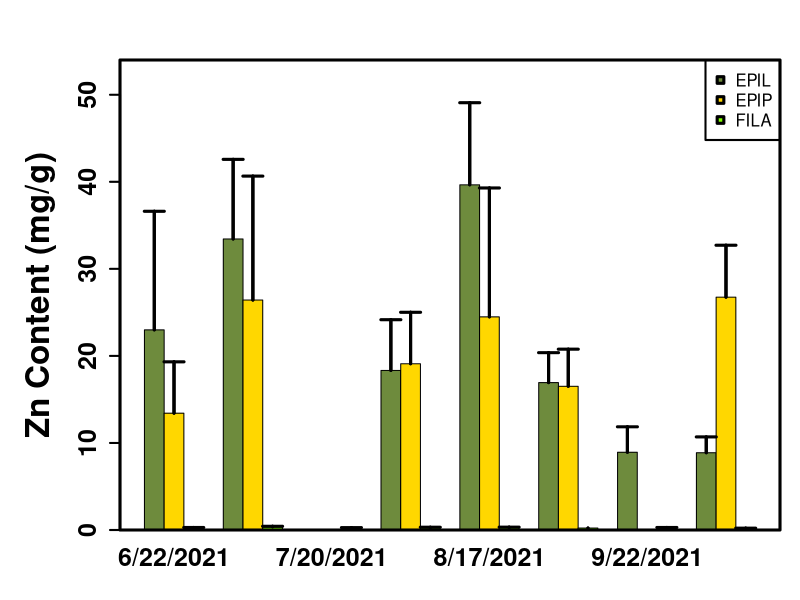

This chart was generated by the following R code:
library(tidyverse)
library(readr)
library(plyr)
library(dplyr)

alldata <- read.csv("2_incremental/20220313_STANDING_CROP.csv")

#alldata <- read_csv("2_incremental/20220420_STANDING_CROP_Rafa_Interpolation_Dont_Use.csv")

alldata$SAMPLING_DATE<-factor(alldata$SAMPLING_DATE,levels = c("6/22/2021", "7/7/2021", "7/20/2021", "8/3/2021", "8/17/2021","9/9/2021", "9/22/2021", "10/13/2021"), ordered=TRUE)

# Variable date to factor

dfALL <- data.frame(alldata[which(alldata$SAMPLE_DESCRIPTOR == c("EPIL","EPIP","FILA")),])

dfEPIL <- alldata[which(alldata$SAMPLE_DESCRIPTOR == "EPIL"),]

dfEPIP <- alldata[which(alldata$SAMPLE_DESCRIPTOR == "EPIP"),]

dfFILA <- alldata[which(alldata$SAMPLE_DESCRIPTOR == "FILA"),]

ssite<-"WS"

se <- function(x, ...) sqrt(var(x, ...)/length(x))

Ylabel=expression(bold("Zn Content (mg/g)"))

names(alldata)

#select element: As=13, Cd=19, Cu=22, Fe=23, Pb=35, Se=40, Zn=49

n1<-49

mult=1

ALL.SUM<-data.frame(aggregate(as.numeric(dfALL[,n1]) ~ SAMPLING_DATE+SAMPLE_DESCRIPTOR, dfALL, mean))
ALL.SUM[,4]<-aggregate(as.numeric(dfALL[,n1]) ~ SAMPLING_DATE+SAMPLE_DESCRIPTOR, dfALL, se)[,3]
#ALL.SUM <- subset(ALL.SUM, SITE == ssite)
names(ALL.SUM)<-c("DATE","SAMPLE_DESCRIPTOR","MEAN.ALL","STDER.ALL")
ALL.SUM[,5]<--2
ALL.SUM[,c(3,4)]<-ALL.SUM[,c(3,4)]*mult 

ALL.SUM[is.na(ALL.SUM)] <- 0

ALL.SUM[ALL.SUM < 0] <- 0


aty <- seq(0, max(ALL.SUM$MEAN.ALL, na.rm=TRUE), length.out=5)

names(ALL.SUM)

#dev.new()

par(mar=c(3.5,6,3,1))


tabbedMeans <- tapply(ALL.SUM$MEAN.ALL, list(ALL.SUM$SAMPLE_DESCRIPTOR,
                                             ALL.SUM$DATE),
                      function(x) c(x = x))
tabbedSE <- tapply(ALL.SUM$STDER.ALL, list(ALL.SUM$SAMPLE_DESCRIPTOR,
                                           ALL.SUM$DATE),
                   function(x) c(x = x))

barCenters <- barplot(MEAN.ALL ~ SAMPLE_DESCRIPTOR+DATE, data = ALL.SUM, 
                      beside = TRUE, 
                      ylim = c(0, max(ALL.SUM$MEAN.ALL+ALL.SUM$STDER.ALL, na.rm=T)*1.1),
                      xlab="",
                      ylab=Ylabel,
                      cex.lab=2,
                      cex.axis=1.5,
                      cex.names=1.5,
                      col=c(colors()[89],"gold" , "chartreuse"),
                      font=2,
                      lwd=2
)



legend(x = "topright", legend = levels(factor(ALL.SUM$SAMPLE_DESCRIPTOR)), 
       pch=c(22,22,22), 
       box.lwd=2,
       col = "black", 
       pt.bg=c(colors()[89], "gold", "chartreuse"), pt.lwd=3)

segments(barCenters, tabbedMeans, barCenters,
         tabbedMeans + tabbedSE, lwd = 3)

arrows(barCenters, tabbedMeans, barCenters,
       tabbedMeans + tabbedSE, lwd = 3, angle = 90,
       code = 2, length = 0.1)

box(lwd=3)













